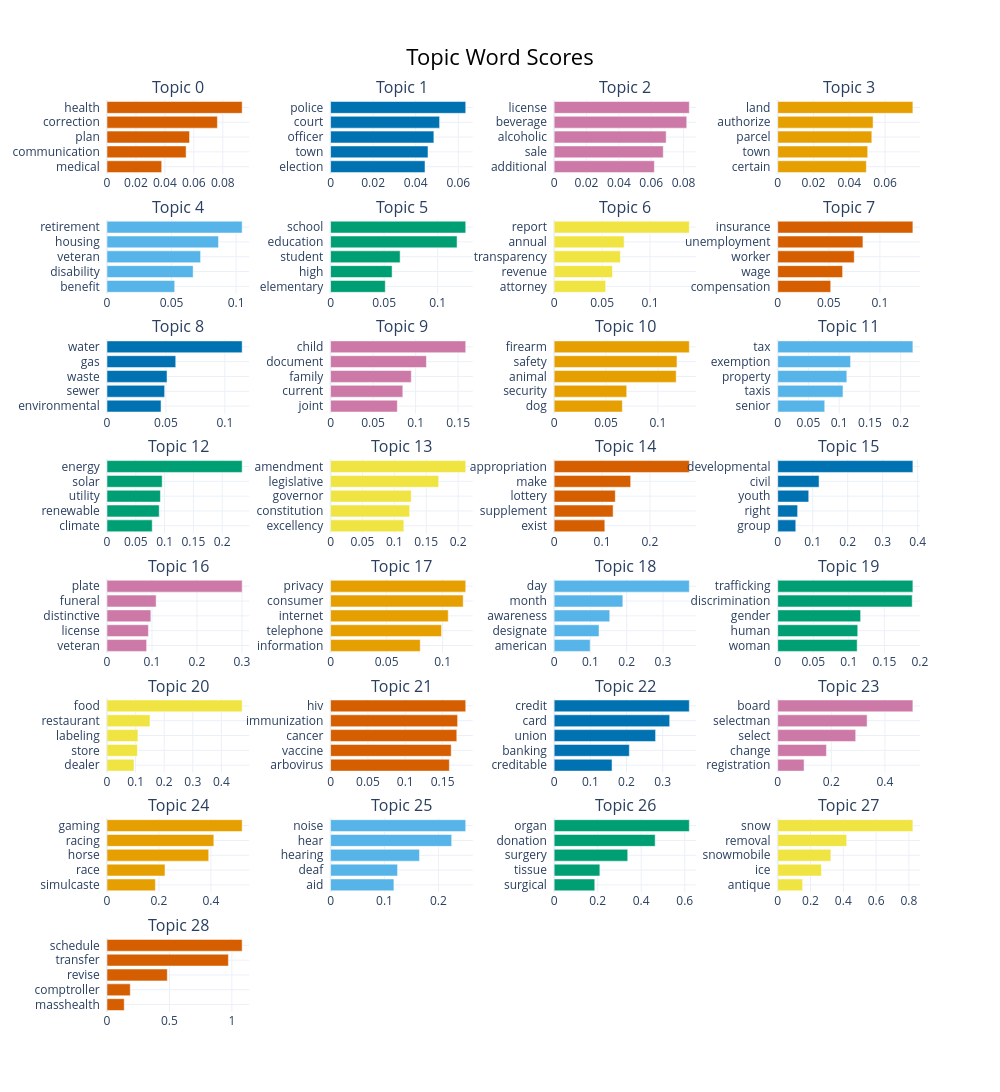

Notebook code for this chart:
### Code cell
topic_model2.visualize_barchart(top_n_topics=50)

### Figure 1 — Plotly figure (JSON) as saved in the notebook; plotly's stock layout.template omitted (floating-point values rounded to 4 significant figures)
{"data": [{"marker": {"color": "#D55E00"}, "orientation": "h", "type": "bar", "x": [0.03779, 0.05466, 0.05703, 0.07628, 0.0934], "xaxis": "x", "y": ["medical  ", "communication  ", "plan  ", "correction  ", "health  "], "yaxis": "y"}, {"marker": {"color": "#0072B2"}, "orientation": "h", "type": "bar", "x": [0.04437, 0.04577, 0.04853, 0.05122, 0.0635], "xaxis": "x2", "y": ["election  ", "town  ", "officer  ", "court  ", "police  "], "yaxis": "y2"}, {"marker": {"color": "#CC79A7"}, "orientation": "h", "type": "bar", "x": [0.06194, 0.06744, 0.06923, 0.08195, 0.08354], "xaxis": "x3", "y": ["additional  ", "sale  ", "alcoholic  ", "beverage  ", "license  "], "yaxis": "y3"}, {"marker": {"color": "#E69F00"}, "orientation": "h", "type": "bar", "x": [0.04952, 0.05028, 0.05258, 0.05328, 0.07554], "xaxis": "x4", "y": ["certain  ", "town  ", "parcel  ", "authorize  ", "land  "], "yaxis": "y4"}, {"marker": {"color": "#56B4E9"}, "orientation": "h", "type": "bar", "x": [0.05244, 0.06673, 0.07249, 0.08634, 0.1047], "xaxis": "x5", "y": ["benefit  ", "disability  ", "veteran  ", "housing  ", "retirement  "], "yaxis": "y5"}, {"marker": {"color": "#009E73"}, "orientation": "h", "type": "bar", "x": [0.05111, 0.05746, 0.06497, 0.1181, 0.1262], "xaxis": "x6", "y": ["elementary  ", "high  ", "student  ", "education  ", "school  "], "yaxis": "y6"}, {"marker": {"color": "#F0E442"}, "orientation": "h", "type": "bar", "x": [0.05374, 0.06079, 0.06909, 0.07297, 0.1409], "xaxis": "x7", "y": ["attorney  ", "revenue  ", "transparency  ", "annual  ", "report  "], "yaxis": "y7"}, {"marker": {"color": "#D55E00"}, "orientation": "h", "type": "bar", "x": [0.05185, 0.06347, 0.07486, 0.08336, 0.1322], "xaxis": "x8", "y": ["compensation  ", "wage  ", "worker  ", "unemployment  ", "insurance  "], "yaxis": "y8"}, {"marker": {"color": "#0072B2"}, "orientation": "h", "type": "bar", "x": [0.04585, 0.0489, 0.05093, 0.05832, 0.1147], "xaxis": "x9", "y": ["environmental  ", "sewer  ", "waste  ", "gas  ", "water  "], "yaxis": "y9"}, {"marker": {"color": "#CC79A7"}, "orientation": "h", "type": "bar", "x": [0.0785, 0.08495, 0.09493, 0.1127, 0.159], "xaxis": "x10", "y": ["joint  ", "current  ", "family  ", "document  ", "child  "], "yaxis": "y10"}, {"marker": {"color": "#E69F00"}, "orientation": "h", "type": "bar", "x": [0.06571, 0.06994, 0.1176, 0.1183, 0.1303], "xaxis": "x11", "y": ["dog  ", "security  ", "animal  ", "safety  ", "firearm  "], "yaxis": "y11"}, {"marker": {"color": "#56B4E9"}, "orientation": "h", "type": "bar", "x": [0.0765, 0.1062, 0.1125, 0.1185, 0.2199], "xaxis": "x12", "y": ["senior  ", "taxis  ", "property  ", "exemption  ", "tax  "], "yaxis": "y12"}, {"marker": {"color": "#009E73"}, "orientation": "h", "type": "bar", "x": [0.07852, 0.09066, 0.09277, 0.09579, 0.2347], "xaxis": "x13", "y": ["climate  ", "renewable  ", "utility  ", "solar  ", "energy  "], "yaxis": "y13"}, {"marker": {"color": "#F0E442"}, "orientation": "h", "type": "bar", "x": [0.1149, 0.1241, 0.1265, 0.1695, 0.2119], "xaxis": "x14", "y": ["excellency  ", "constitution  ", "governor  ", "legislative  ", "amendment  "], "yaxis": "y14"}, {"marker": {"color": "#D55E00"}, "orientation": "h", "type": "bar", "x": [0.1058, 0.1231, 0.1277, 0.1597, 0.2822], "xaxis": "x15", "y": ["exist  ", "supplement  ", "lottery  ", "make  ", "appropriation  "], "yaxis": "y15"}, {"marker": {"color": "#0072B2"}, "orientation": "h", "type": "bar", "x": [0.05164, 0.05686, 0.08861, 0.1181, 0.3863], "xaxis": "x16", "y": ["group  ", "right  ", "youth  ", "civil  ", "developmental  "], "yaxis": "y16"}, {"marker": {"color": "#CC79A7"}, "orientation": "h", "type": "bar", "x": [0.08808, 0.09209, 0.09744, 0.1093, 0.3005], "xaxis": "x17", "y": ["veteran  ", "license  ", "distinctive  ", "funeral  ", "plate  "], "yaxis": "y17"}, {"marker": {"color": "#E69F00"}, "orientation": "h", "type": "bar", "x": [0.08001, 0.099, 0.105, 0.1183, 0.1206], "xaxis": "x18", "y": ["information  ", "telephone  ", "internet  ", "consumer  ", "privacy  "], "yaxis": "y18"}, {"marker": {"color": "#56B4E9"}, "orientation": "h", "type": "bar", "x": [0.09917, 0.1236, 0.1532, 0.1893, 0.3725], "xaxis": "x19", "y": ["american  ", "designate  ", "awareness  ", "month  ", "day  "], "yaxis": "y19"}, {"marker": {"color": "#009E73"}, "orientation": "h", "type": "bar", "x": [0.1117, 0.1125, 0.1166, 0.1891, 0.1901], "xaxis": "x20", "y": ["woman  ", "human  ", "gender  ", "discrimination  ", "trafficking  "], "yaxis": "y20"}, {"marker": {"color": "#F0E442"}, "orientation": "h", "type": "bar", "x": [0.09444, 0.1063, 0.1082, 0.1504, 0.4727], "xaxis": "x21", "y": ["dealer  ", "store  ", "labeling  ", "restaurant  ", "food  "], "yaxis": "y21"}, {"marker": {"color": "#D55E00"}, "orientation": "h", "type": "bar", "x": [0.159, 0.1615, 0.169, 0.1701, 0.181], "xaxis": "x22", "y": ["arbovirus  ", "vaccine  ", "cancer  ", "immunization  ", "hiv  "], "yaxis": "y22"}, {"marker": {"color": "#0072B2"}, "orientation": "h", "type": "bar", "x": [0.16, 0.2078, 0.2804, 0.3193, 0.3736], "xaxis": "x23", "y": ["creditable  ", "banking  ", "union  ", "card  ", "credit  "], "yaxis": "y23"}, {"marker": {"color": "#CC79A7"}, "orientation": "h", "type": "bar", "x": [0.09835, 0.1818, 0.2909, 0.3335, 0.5043], "xaxis": "x24", "y": ["registration  ", "change  ", "select  ", "selectman  ", "board  "], "yaxis": "y24"}, {"marker": {"color": "#E69F00"}, "orientation": "h", "type": "bar", "x": [0.1862, 0.2232, 0.3915, 0.4112, 0.5203], "xaxis": "x25", "y": ["simulcaste  ", "race  ", "horse  ", "racing  ", "gaming  "], "yaxis": "y25"}, {"marker": {"color": "#56B4E9"}, "orientation": "h", "type": "bar", "x": [0.1175, 0.1243, 0.1649, 0.2247, 0.2508], "xaxis": "x26", "y": ["aid  ", "deaf  ", "hearing  ", "hear  ", "noise  "], "yaxis": "y26"}, {"marker": {"color": "#009E73"}, "orientation": "h", "type": "bar", "x": [0.1866, 0.21, 0.338, 0.4641, 0.621], "xaxis": "x27", "y": ["surgical  ", "tissue  ", "surgery  ", "donation  ", "organ  "], "yaxis": "y27"}, {"marker": {"color": "#F0E442"}, "orientation": "h", "type": "bar", "x": [0.1519, 0.2667, 0.324, 0.4205, 0.8243], "xaxis": "x28", "y": ["antique  ", "ice  ", "snowmobile  ", "removal  ", "snow  "], "yaxis": "y28"}, {"marker": {"color": "#D55E00"}, "orientation": "h", "type": "bar", "x": [0.138, 0.1865, 0.4829, 0.9721, 1.082], "xaxis": "x29", "y": ["masshealth  ", "comptroller  ", "revise  ", "transfer  ", "schedule  "], "yaxis": "y29"}], "layout": {"annotations": [{"font": {"size": 16}, "showarrow": false, "text": "Topic 0", "x": 0.0875, "xanchor": "center", "xref": "paper", "y": 1, "yanchor": "bottom", "yref": "paper"}, {"font": {"size": 16}, "showarrow": false, "text": "Topic 1", "x": 0.3625, "xanchor": "center", "xref": "paper", "y": 1, "yanchor": "bottom", "yref": "paper"}, {"font": {"size": 16}, "showarrow": false, "text": "Topic 2", "x": 0.6375, "xanchor": "center", "xref": "paper", "y": 1, "yanchor": "bottom", "yref": "paper"}, {"font": {"size": 16}, "showarrow": false, "text": "Topic 3", "x": 0.9125, "xanchor": "center", "xref": "paper", "y": 1, "yanchor": "bottom", "yref": "paper"}, {"font": {"size": 16}, "showarrow": false, "text": "Topic 4", "x": 0.0875, "xanchor": "center", "xref": "paper", "y": 0.8687, "yanchor": "bottom", "yref": "paper"}, {"font": {"size": 16}, "showarrow": false, "text": "Topic 5", "x": 0.3625, "xanchor": "center", "xref": "paper", "y": 0.8687, "yanchor": "bottom", "yref": "paper"}, {"font": {"size": 16}, "showarrow": false, "text": "Topic 6", "x": 0.6375, "xanchor": "center", "xref": "paper", "y": 0.8687, "yanchor": "bottom", "yref": "paper"}, {"font": {"size": 16}, "showarrow": false, "text": "Topic 7", "x": 0.9125, "xanchor": "center", "xref": "paper", "y": 0.8687, "yanchor": "bottom", "yref": "paper"}, {"font": {"size": 16}, "showarrow": false, "text": "Topic 8", "x": 0.0875, "xanchor": "center", "xref": "paper", "y": 0.7375, "yanchor": "bottom", "yref": "paper"}, {"font": {"size": 16}, "showarrow": false, "text": "Topic 9", "x": 0.3625, "xanchor": "center", "xref": "paper", "y": 0.7375, "yanchor": "bottom", "yref": "paper"}, {"font": {"size": 16}, "showarrow": false, "text": "Topic 10", "x": 0.6375, "xanchor": "center", "xref": "paper", "y": 0.7375, "yanchor": "bottom", "yref": "paper"}, {"font": {"size": 16}, "showarrow": false, "text": "Topic 11", "x": 0.9125, "xanchor": "center", "xref": "paper", "y": 0.7375, "yanchor": "bottom", "yref": "paper"}, {"font": {"size": 16}, "showarrow": false, "text": "Topic 12", "x": 0.0875, "xanchor": "center", "xref": "paper", "y": 0.6062, "yanchor": "bottom", "yref": "paper"}, {"font": {"size": 16}, "showarrow": false, "text": "Topic 13", "x": 0.3625, "xanchor": "center", "xref": "paper", "y": 0.6062, "yanchor": "bottom", "yref": "paper"}, {"font": {"size": 16}, "showarrow": false, "text": "Topic 14", "x": 0.6375, "xanchor": "center", "xref": "paper", "y": 0.6062, "yanchor": "bottom", "yref": "paper"}, {"font": {"size": 16}, "showarrow": false, "text": "Topic 15", "x": 0.9125, "xanchor": "center", "xref": "paper", "y": 0.6062, "yanchor": "bottom", "yref": "paper"}, {"font": {"size": 16}, "showarrow": false, "text": "Topic 16", "x": 0.0875, "xanchor": "center", "xref": "paper", "y": 0.475, "yanchor": "bottom", "yref": "paper"}, {"font": {"size": 16}, "showarrow": false, "text": "Topic 17", "x": 0.3625, "xanchor": "center", "xref": "paper", "y": 0.475, "yanchor": "bottom", "yref": "paper"}, {"font": {"size": 16}, "showarrow": false, "text": "Topic 18", "x": 0.6375, "xanchor": "center", "xref": "paper", "y": 0.475, "yanchor": "bottom", "yref": "paper"}, {"font": {"size": 16}, "showarrow": false, "text": "Topic 19", "x": 0.9125, "xanchor": "center", "xref": "paper", "y": 0.475, "yanchor": "bottom", "yref": "paper"}, {"font": {"size": 16}, "showarrow": false, "text": "Topic 20", "x": 0.0875, "xanchor": "center", "xref": "paper", "y": 0.3437, "yanchor": "bottom", "yref": "paper"}, {"font": {"size": 16}, "showarrow": false, "text": "Topic 21", "x": 0.3625, "xanchor": "center", "xref": "paper", "y": 0.3437, "yanchor": "bottom", "yref": "paper"}, {"font": {"size": 16}, "showarrow": false, "text": "Topic 22", "x": 0.6375, "xanchor": "center", "xref": "paper", "y": 0.3437, "yanchor": "bottom", "yref": "paper"}, {"font": {"size": 16}, "showarrow": false, "text": "Topic 23", "x": 0.9125, "xanchor": "center", "xref": "paper", "y": 0.3437, "yanchor": "bottom", "yref": "paper"}, {"font": {"size": 16}, "showarrow": false, "text": "Topic 24", "x": 0.0875, "xanchor": "center", "xref": "paper", "y": 0.2125, "yanchor": "bottom", "yref": "paper"}, {"font": {"size": 16}, "showarrow": false, "text": "Topic 25", "x": 0.3625, "xanchor": "center", "xref": "paper", "y": 0.2125, "yanchor": "bottom", "yref": "paper"}, {"font": {"size": 16}, "showarrow": false, "text": "Topic 26", "x": 0.6375, "xanchor": "center", "xref": "paper", "y": 0.2125, "yanchor": "bottom", "yref": "paper"}, {"font": {"size": 16}, "showarrow": false, "text": "Topic 27", "x": 0.9125, "xanchor": "center", "xref": "paper", "y": 0.2125, "yanchor": "bottom", "yref": "paper"}, {"font": {"size": 16}, "showarrow": false, "text": "Topic 28", "x": 0.0875, "xanchor": "center", "xref": "paper", "y": 0.08125, "yanchor": "bottom", "yref": "paper"}], "height": 2000, "hoverlabel": {"bgcolor": "white", "font": {"family": "Rockwell", "size": 16}}, "showlegend": false, "title": {"font": {"color": "Black", "size": 22}, "text": "Topic Word Scores", "x": 0.5, "xanchor": "center", "yanchor": "top"}, "width": 1000, "xaxis": {"anchor": "y", "domain": [0, 0.175], "showgrid": true}, "xaxis10": {"anchor": "y10", "domain": [0.275, 0.45], "showgrid": true}, "xaxis11": {"anchor": "y11", "domain": [0.55, 0.725], "showgrid": true}, "xaxis12": {"anchor": "y12", "domain": [0.825, 1], "showgrid": true}, "xaxis13": {"anchor": "y13", "domain": [0, 0.175], "showgrid": true}, "xaxis14": {"anchor": "y14", "domain": [0.275, 0.45], "showgrid": true}, "xaxis15": {"anchor": "y15", "domain": [0.55, 0.725], "showgrid": true}, "xaxis16": {"anchor": "y16", "domain": [0.825, 1], "showgrid": true}, "xaxis17": {"anchor": "y17", "domain": [0, 0.175], "showgrid": true}, "xaxis18": {"anchor": "y18", "domain": [0.275, 0.45], "showgrid": true}, "xaxis19": {"anchor": "y19", "domain": [0.55, 0.725], "showgrid": true}, "xaxis2": {"anchor": "y2", "domain": [0.275, 0.45], "showgrid": true}, "xaxis20": {"anchor": "y20", "domain": [0.825, 1], "showgrid": true}, "xaxis21": {"anchor": "y21", "domain": [0, 0.175], "showgrid": true}, "xaxis22": {"anchor": "y22", "domain": [0.275, 0.45], "showgrid": true}, "xaxis23": {"anchor": "y23", "domain": [0.55, 0.725], "showgrid": true}, "xaxis24": {"anchor": "y24", "domain": [0.825, 1], "showgrid": true}, "xaxis25": {"anchor": "y25", "domain": [0, 0.175], "showgrid": true}, "xaxis26": {"anchor": "y26", "domain": [0.275, 0.45], "showgrid": true}, "xaxis27": {"anchor": "y27", "domain": [0.55, 0.725], "showgrid": true}, "xaxis28": {"anchor": "y28", "domain": [0.825, 1], "showgrid": true}, "xaxis29": {"anchor": "y29", "domain": [0, 0.175], "showgrid": true}, "xaxis3": {"anchor": "y3", "domain": [0.55, 0.725], "showgrid": true}, "xaxis30": {"anchor": "y30", "domain": [0.275, 0.45], "showgrid": true}, "xaxis31": {"anchor": "y31", "domain": [0.55, 0.725], "showgrid": true}, "xaxis32": {"anchor": "y32", "domain": [0.825, 1], "showgrid": true}, "xaxis4": {"anchor": "y4", "domain": [0.825, 1], "showgrid": true}, "xaxis5": {"anchor": "y5", "domain": [0, 0.175], "showgrid": true}, "xaxis6": {"anchor": "y6", "domain": [0.275, 0.45], "showgrid": true}, "xaxis7": {"anchor": "y7", "domain": [0.55, 0.725], "showgrid": true}, "xaxis8": {"anchor": "y8", "domain": [0.825, 1], "showgrid": true}, "xaxis9": {"anchor": "y9", "domain": [0, 0.175], "showgrid": true}, "yaxis": {"anchor": "x", "domain": [0.9187, 1], "showgrid": true}, "yaxis10": {"anchor": "x10", "domain": [0.6562, 0.7375], "showgrid": true}, "yaxis11": {"anchor": "x11", "domain": [0.6562, 0.7375], "showgrid": true}, "yaxis12": {"anchor": "x12", "domain": [0.6562, 0.7375], "showgrid": true}, "yaxis13": {"anchor": "x13", "domain": [0.525, 0.6062], "showgrid": true}, "yaxis14": {"anchor": "x14", "domain": [0.525, 0.6062], "showgrid": true}, "yaxis15": {"anchor": "x15", "domain": [0.525, 0.6062], "showgrid": true}, "yaxis16": {"anchor": "x16", "domain": [0.525, 0.6062], "showgrid": true}, "yaxis17": {"anchor": "x17", "domain": [0.3937, 0.475], "showgrid": true}, "yaxis18": {"anchor": "x18", "domain": [0.3937, 0.475], "showgrid": true}, "yaxis19": {"anchor": "x19", "domain": [0.3937, 0.475], "showgrid": true}, "yaxis2": {"anchor": "x2", "domain": [0.9187, 1], "showgrid": true}, "yaxis20": {"anchor": "x20", "domain": [0.3937, 0.475], "showgrid": true}, "yaxis21": {"anchor": "x21", "domain": [0.2625, 0.3437], "showgrid": true}, "yaxis22": {"anchor": "x22", "domain": [0.2625, 0.3437], "showgrid": true}, "yaxis23": {"anchor": "x23", "domain": [0.2625, 0.3437], "showgrid": true}, "yaxis24": {"anchor": "x24", "domain": [0.2625, 0.3437], "showgrid": true}, "yaxis25": {"anchor": "x25", "domain": [0.1312, 0.2125], "showgrid": true}, "yaxis26": {"anchor": "x26", "domain": [0.1312, 0.2125], "showgrid": true}, "yaxis27": {"anchor": "x27", "domain": [0.1312, 0.2125], "showgrid": true}, "yaxis28": {"anchor": "x28", "domain": [0.1312, 0.2125], "showgrid": true}, "yaxis29": {"anchor": "x29", "domain": [0, 0.08125], "showgrid": true}, "yaxis3": {"anchor": "x3", "domain": [0.9187, 1], "showgrid": true}, "yaxis30": {"anchor": "x30", "domain": [0, 0.08125], "showgrid": true}, "yaxis31": {"anchor": "x31", "domain": [0, 0.08125], "showgrid": true}, "yaxis32": {"anchor": "x32", "domain": [0, 0.08125], "showgrid": true}, "yaxis4": {"anchor": "x4", "domain": [0.9187, 1], "showgrid": true}, "yaxis5": {"anchor": "x5", "domain": [0.7875, 0.8687], "showgrid": true}, "yaxis6": {"anchor": "x6", "domain": [0.7875, 0.8687], "showgrid": true}, "yaxis7": {"anchor": "x7", "domain": [0.7875, 0.8687], "showgrid": true}, "yaxis8": {"anchor": "x8", "domain": [0.7875, 0.8687], "showgrid": true}, "yaxis9": {"anchor": "x9", "domain": [0.6562, 0.7375], "showgrid": true}}}
